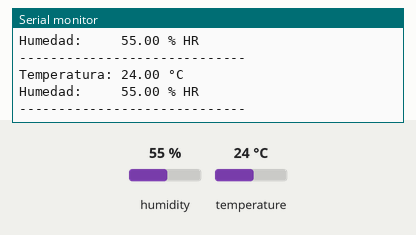
This sketch was run on a simulated Arduino Uno, built with avr-gcc and run on an emulated ATmega328P. Parts: the last lines printed to the serial monitor. Inputs (shaded band) come from the test bench; at power-on: humidity 55 %, temperature 24 °C.

Above: at 2.9 s.
3.0 s: humidity set to 22 %
At 4.7 s:
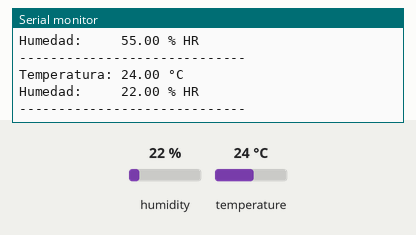
5.8 s: temperature set to 12 °C
At 6.9 s:
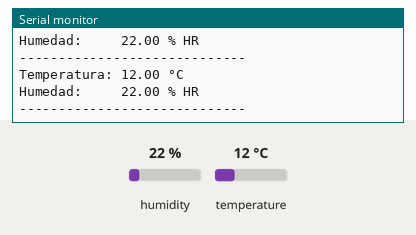
8.6 s: humidity set to 40 %
At 11.1 s:
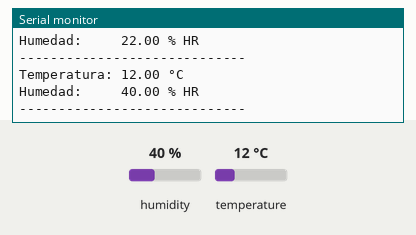
Timing chart, 0 to 12.6 s (numbered marks = the images above; inputs shaded):
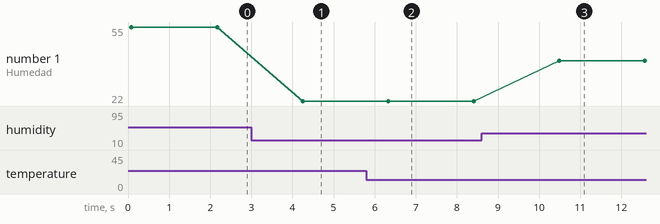

The sketch:

temperatura-humumedad_sht40.ino
```cpp
#include <Wire.h>
#include <Adafruit_SHT4x.h>

// Creamos la instancia del sensor SHT40
Adafruit_SHT4x sht40 = Adafruit_SHT4x();

void setup() {
  // Inicializamos la comunicación serie para ver los datos en la PC
  Serial.begin(115200);
  while (!Serial) {
    delay(10); // Espera a que se abra el monitor serie
  }

  Serial.println("--- Inicializando SHT40 ---");

  // Inicializa I2C usando los pines por defecto (D4 como SDA y D5 como SCL en el XIAO)
  Wire.begin();

  // Inicializamos el sensor SHT40 en la dirección I2C por defecto (0x44)
  if (!sht40.begin(&Wire)) {
    Serial.println("¡Error! No se pudo encontrar el sensor SHT40.");
    Serial.println("Verifica que las conexiones SDA, SCL, VCC y GND estén firmes.");
    while (1) {
      delay(100); // Se detiene aquí si no encuentra el sensor
    }
  }

  Serial.println("¡SHT40 detectado con éxito!");

  // Configuración del sensor (opcional, por defecto viene en alta precisión)
  sht40.setPrecision(SHT4X_HIGH_PRECISION); // Lectura de la más alta calidad
  sht40.setHeater(SHT4X_NO_HEATER);         // Calentador interno apagado por ahora
}

void loop() {
  // Creamos los contenedores para almacenar las lecturas
  sensors_event_t humidity, temp;

  // Obtenemos los eventos de lectura del sensor
  sht40.getEvent(&humidity, &temp);

  // Mostramos las lecturas en el Monitor Serie
  Serial.print("Temperatura: ");
  Serial.print(temp.temperature, 2); // 2 decimales
  Serial.println(" °C");

  Serial.print("Humedad:     ");
  Serial.print(humidity.relative_humidity, 2);
  Serial.println(" % HR");

  Serial.println("-----------------------------");

  // Esperamos 2 segundos antes de la siguiente lectura
  delay(2000);
}
```

Measured:
- after the input at 3.0 s, the serial monitor: prints a new line after 1.2 s (image 1)
- after the input at 5.8 s, the serial monitor: prints a new line after 0.53 s (image 2)
- after the input at 8.6 s, the serial monitor: prints a new line after 1.9 s (image 3)
- plotted number 1: 55 → 22 after the input at 3.0 s, 22 → 40 after the input at 8.6 s
